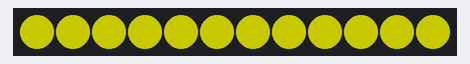
The sketch below on a simulated Arduino Mega 2560, built with avr-gcc and run on an emulated ATmega2560. On the bench: 12 RGB LEDs in strip order, left to right. Dim RGB values are drawn brighter than linear.

Above: at 0.1 s.
At 3.1 s:
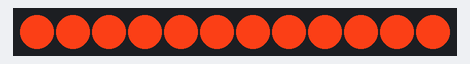
At 9.1 s:
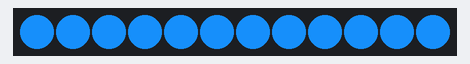

The sketch:

ranger_led.ino
```cpp
#include <MeAuriga.h>

#define LEDNUM  12
#define LEDPIN  44
#define RINGALLLEDS 0

enum Couleur {ROUGE, VERT, BLEU, MAX_COULEUR};

MeRGBLed led( PORT0, LEDNUM );

unsigned long currentTime = 0;

unsigned long ledPrevious = 0;
int ledDelay = 3000;

long color = 0xf03c15;
Couleur currentColor = ROUGE;

void setup() {
  led.setpin(LEDPIN);
  led.setColor(100, 100, 0 );
  led.show();
}

void loop() {
  currentTime = millis();

  ledTask();
}

void ledTask () {
  if (currentTime - ledPrevious < ledDelay) return;

  ledPrevious = currentTime;

  for (int i = 0 ; i <= LEDNUM; i++) {
    led.setColor(RINGALLLEDS, color);
  }
  led.show();

  currentColor = (currentColor + 1) % MAX_COULEUR;

  switch(currentColor) {
    case ROUGE :
      color = 0xf03c15;
      break;
    case VERT:
      color = 0xc5f015;
      break;
    case BLEU :
      color = 0x1589F0;
      break;
    default :
      color = 0xDEAD01;
  }
}
```

Measured:
- by itself, everything shown: repeats every 9.0 s, in 3 steps
- what the display in image 1 shows lasts 3.0 s, from 3.0 s to 6.0 s
